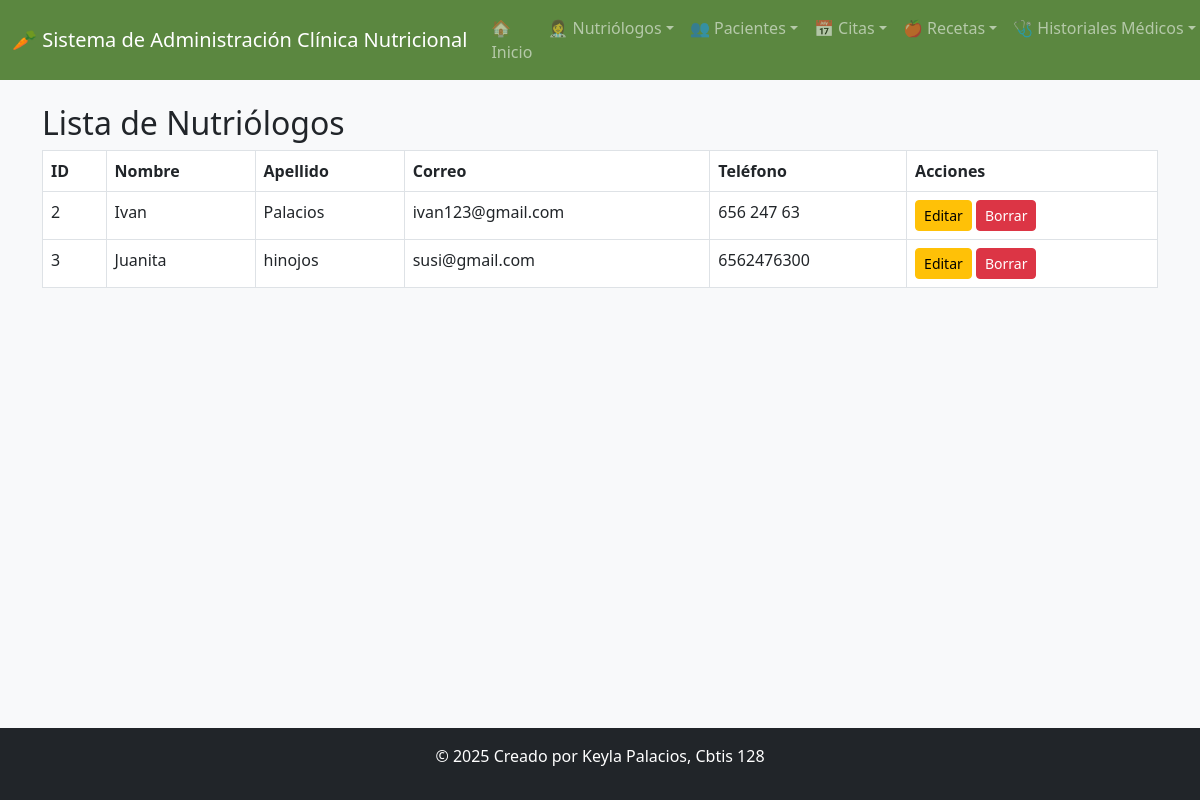
/ver_nutriologos/, run on an earlier commit of the app's database.
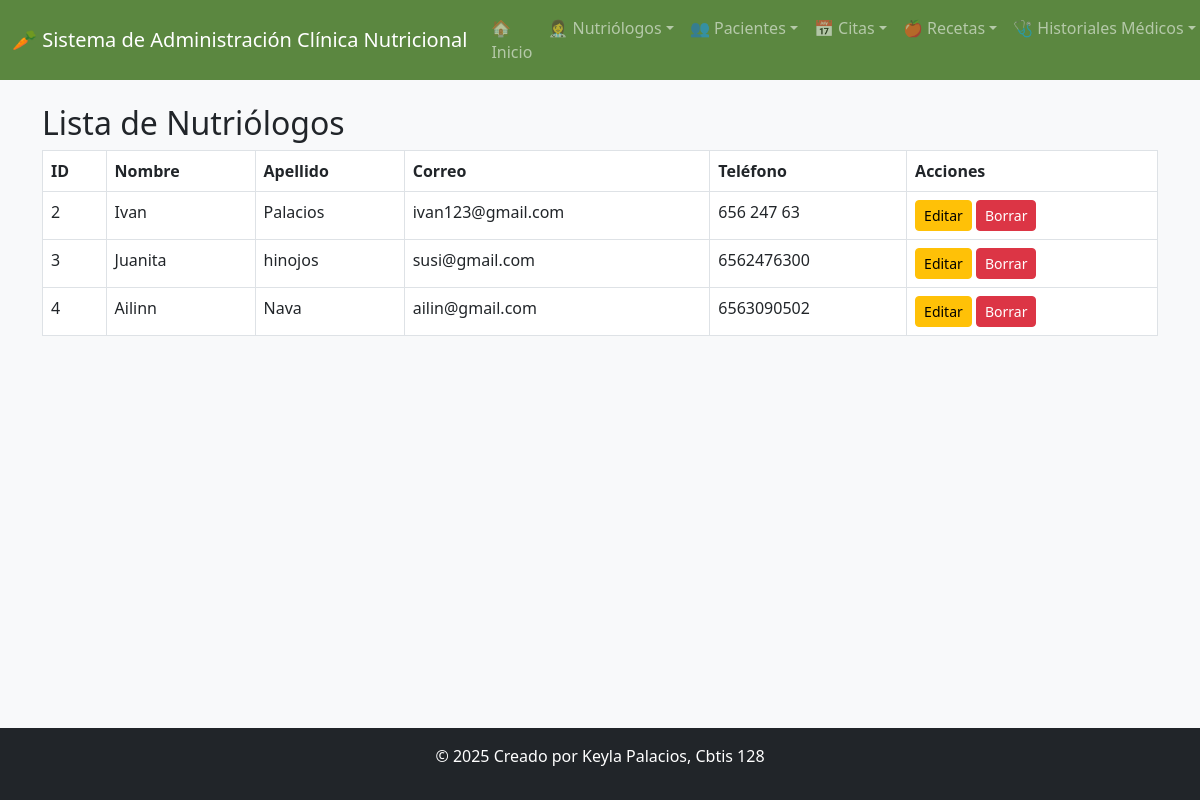
And on a later commit of the database.
### app_clinicanutricional/models.py (models this page shows, shortened)
class Nutriologo(models.Model):
    nombre = models.CharField(max_length=50)
    apellido = models.CharField(max_length=50)
    correo = models.EmailField(unique=True)
    direccion = models.CharField(max_length=100)
    telefono = models.CharField(max_length=10)
    experiencia = models.PositiveIntegerField(help_text="Años de experiencia")
    especialidad = models.CharField(max_length=100)
    class Meta:
        verbose_name = "Nutriólogo"
        verbose_name_plural = "Nutriólogos"

### app_clinicanutricional/views.py (the view)
# urls.py: path('ver_nutriologos/', views.ver_nutriologos, name='ver_nutriologos'),
def ver_nutriologos(request):
    nutris = Nutriologo.objects.all()
    return render(request, 'nutriologos/ver_nutriologos.html', {'nutris': nutris})

### app_clinicanutricional/templates/nutriologos/ver_nutriologos.html
{% extends 'base.html' %}
{% block content %}
<h2>Lista de Nutriólogos</h2>
<table class="table table-bordered">
  <thead>
    <tr>
      <th>ID</th><th>Nombre</th><th>Apellido</th><th>Correo</th><th>Teléfono</th><th>Acciones</th>
    </tr>
  </thead>
  <tbody>
    {% for n in nutris %}
    <tr>
      <td>{{ n.id }}</td>
      <td>{{ n.nombre }}</td>
      <td>{{ n.apellido }}</td>
      <td>{{ n.correo }}</td>
      <td>{{ n.telefono }}</td>
      <td>
        <a href="/actualizar_nutriologo/{{ n.id }}/" class="btn btn-warning btn-sm">Editar</a>
        <a href="/borrar_nutriologo/{{ n.id }}/" class="btn btn-danger btn-sm">Borrar</a>
      </td>
    </tr>
    {% endfor %}
  </tbody>
</table>
{% endblock %}

What changed in the data, as far as the page shows it:
added Nutriologo: id "4", nombre "Ailinn", apellido "Nava", correo "ailin@gmail.com", telefono "6563090502"
